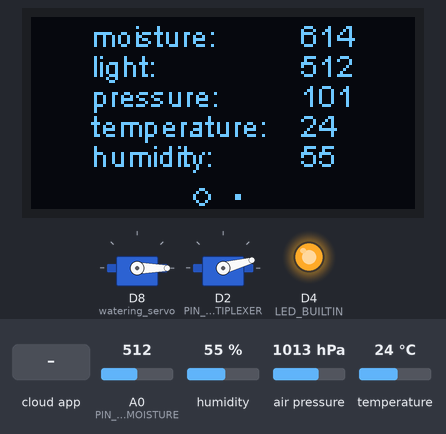
A sketch run on a simulated ESP8266 (NodeMCU). On the bench: 128×64 one-colour display, 2 × servo, output pins drawn as LEDs (lit = HIGH, except the on-board LED, lit = LOW). Wiring (inferred from the names in the program): servo: signal D2. The inputs (shaded band) are chosen by the test bench; at power-on: A0 (PIN_SOIL_MOISTURE) = 512, humidity 55 %, air pressure 1013 hPa, temperature 24 °C. WiFi joins after 1.5 s; servers stay silent unless stated; network time is answered at once with the bench clock; the local clock reads 2024-03-15 10:24:30 at power-on unless the sketch sets it; EEPROM starts erased; no MQTT or app messages arrive unless stated; servo pulses on a pin are drawn as a servo (544–2400 µs = 0–180°); pins used as bus, display or sensor lines are not drawn; what the sketch prints to the serial monitor is not drawn.

Above: at 2.7 s.
2.8 s: A0 (PIN_SOIL_MOISTURE) set to 99
At 5.01 s:
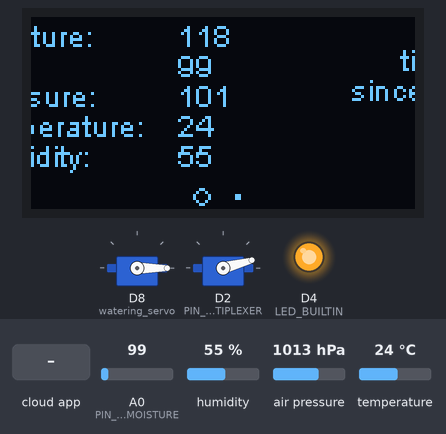
5.8 s: A0 (PIN_SOIL_MOISTURE) set to 81
At 7.2 s:
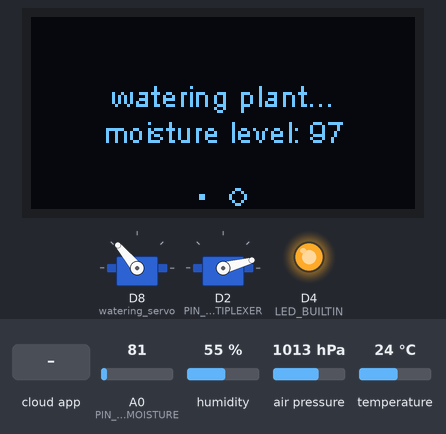
8.8 s: the phone or cloud app sets give-water to 0
At 9.9 s:
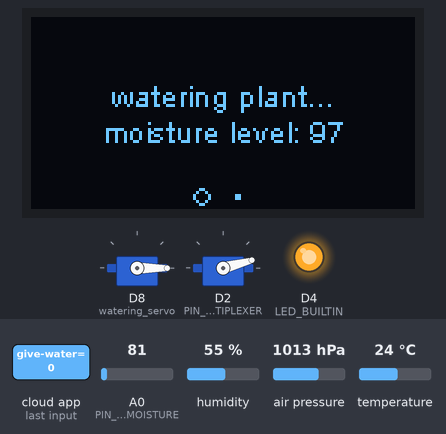
10.9 s: the phone or cloud app sets gesture to 0
At 13.7 s:
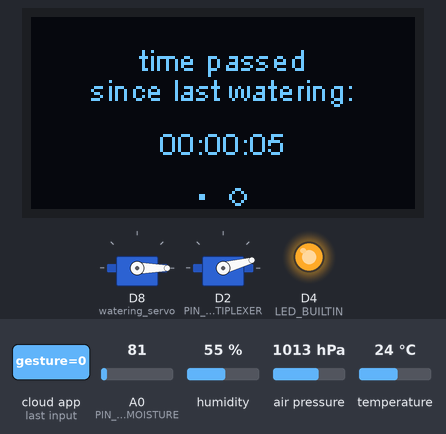
13.8 s: the phone or cloud app sets renew-sensors to 0
16.1 s: the phone or cloud app sets give-water to 1
At 17.7 s:
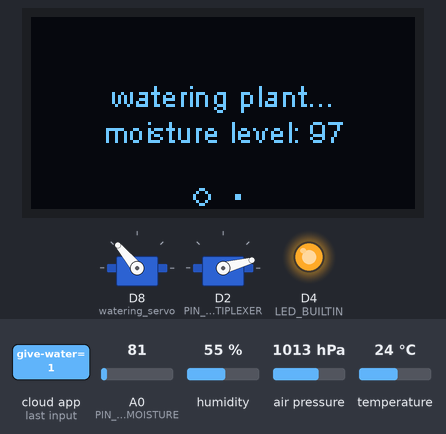
Timing chart, 0 to 19.2 s (numbered marks = the images above; inputs shaded):
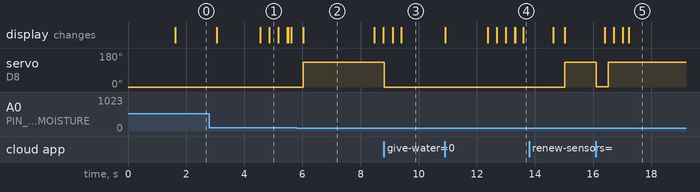

The sketch:

node-mcu.ino
```cpp
#include "env-variables.h"

// EEPROM
#include <EEPROM.h>

// Bounce
#include <Bounce2.h>

// Timer
#include <SimpleTimer.h>
SimpleTimer publish_sensor_values_timer;

// OLED
#include <Wire.h>
#include <SSD1306Wire.h>

// UI
#include <OLEDDisplayUi.h>

// WIFI AND MQTT
#include <ESP8266WiFi.h>
#include <Adafruit_MQTT.h>
#include <Adafruit_MQTT_Client.h>
#include <WiFiUdp.h>
WiFiClientSecure client;
Adafruit_MQTT_Client mqtt(&client, AIO_SERVER, AIO_SERVERPORT, AIO_USERNAME, AIO_KEY);

// NTP client
#include <NTPClient.h>
WiFiUDP ntpUDP;
NTPClient timeClient(ntpUDP, "ntp.cs.uu.nl"); // UU FOR THE WIN!

// Time
#include <Time.h>
#include <TimeLib.h>
time_t last_time_water_given;
time_t time_passed_since_last_time_water_given;
int eeprom_last_time_water_given_address = 0;

// BME280
#include <Adafruit_Sensor.h>
#include <Adafruit_BME280.h>
Adafruit_BME280 bme;

// Watering system
#include <Servo.h>

/**
 * Publishers
 */
Adafruit_MQTT_Publish soil_moisture_publisher = Adafruit_MQTT_Publish(&mqtt, "plant/treeminator/soil-moisture", 0);
Adafruit_MQTT_Publish light_publisher = Adafruit_MQTT_Publish(&mqtt, "plant/treeminator/light", 0);
Adafruit_MQTT_Publish pressure_publisher = Adafruit_MQTT_Publish(&mqtt, "plant/treeminator/pressure", 0);
Adafruit_MQTT_Publish temperature_publisher = Adafruit_MQTT_Publish(&mqtt, "plant/treeminator/temperature", 0);
Adafruit_MQTT_Publish humidity_publisher = Adafruit_MQTT_Publish(&mqtt, "plant/treeminator/humidity", 0);
Adafruit_MQTT_Publish mode_publisher = Adafruit_MQTT_Publish(&mqtt, "plant/treeminator/mode", 0);
Adafruit_MQTT_Publish give_water_publisher = Adafruit_MQTT_Publish(&mqtt, "plant/treeminator/give-water", 0);

/**
 * Subscribers
 */
Adafruit_MQTT_Subscribe button_subscriber = Adafruit_MQTT_Subscribe(&mqtt, "plant/treeminator/give-water", 0);
Adafruit_MQTT_Subscribe gesture_subscriber = Adafruit_MQTT_Subscribe(&mqtt, "plant/treeminator/gesture", 0);
Adafruit_MQTT_Subscribe renew_sensor_values_subscriber = Adafruit_MQTT_Subscribe(&mqtt, "plant/treeminator/renew-sensors", 0);

uint32_t x = 0;
void MQTT_connect();

// PINS
int PIN_MULTIPLEXER = D2;
int PIN_SOIL_MOISTURE = A0;
int PIN_LIGHT = A0;
int PIN_SDA = D6;
int PIN_SCL = D7;

enum system_status {
  manual,
  automatic
};
enum watering_status {
  watering,
  rest
};
int current_system_status = system_status::automatic;
int current_watering_status = watering_status::rest;
Bounce system_status_switch = Bounce();

/**
 * Soil Moisture sensor
 */
class light_sensor {
  public:
  static int read() {
    // set multiplexer board to LOW
    digitalWrite(PIN_MULTIPLEXER, LOW);
    return analogRead(PIN_LIGHT);
  }
};

/**
 * OLED display
 */
int global_soil_moisture = 0;
int global_light = 0;
int global_pressure = 0;
int global_temperature = 0;
int global_humidity = 0;
SSD1306Wire ssd1306_oled_display(0x3c, D6, D7);
OLEDDisplayUi ssd1306_oled_display_ui(&ssd1306_oled_display);

/**
 * Watering system
 */
Servo watering_servo;
class watering_system {
  public:
  static int position;
  static void go_to(int value) {
    if (value != position) {
      watering_servo.write(value);
      // if transitioning from watering to not watering, last time water given should be set.
      if (watering_system::position == 130 && value == 0) {
        last_time_water_given = now();
        EEPROM.put(eeprom_last_time_water_given_address, last_time_water_given);
        EEPROM.commit();
      }
      watering_system::position = value;
    }
  }
  static void go_to_rest_position() {
    give_water_publisher.publish(0);
    watering_system::go_to(0);
    current_watering_status = watering_status::rest;
  }
  static void go_to_watering_position() {
    if (now() - last_time_water_given > 5) {
      give_water_publisher.publish(130);
      watering_system::go_to(130);
      current_watering_status = watering_status::watering;
    }
  }
  static void has_enough_water(int moisture_level) {
    // if the mode is not automatic, it should not do anything
    if (current_system_status != system_status::automatic) {
      return;
    }
    if (moisture_level < 110) {
      watering_system::go_to_watering_position();
    } else {
      watering_system::go_to_rest_position();
    }
  }
};
int watering_system::position = 0;

/**
 * Soil Moisture sensor
 */
class soil_moisture_sensor {
  public:
  static int read_once() {
    digitalWrite(PIN_MULTIPLEXER, HIGH);
    int value = analogRead(PIN_SOIL_MOISTURE);
    return value;
  }
  static int read() {
    // set multiplexer board to HIGH
    int total = 0;
    int total_readings = 5;

    for(int i = 0; i <= total_readings; i++) {
      total += soil_moisture_sensor::read_once();
    }
    // turn off soil moisture sensor when done reading
    digitalWrite(PIN_MULTIPLEXER, LOW);
    watering_system::has_enough_water(total / total_readings);
    return total / total_readings;
  }
};

/**
 * System status LED
 */
class system_status_led {
  public:
  static void display_current_status() {
    // check if button has updated
    system_status_switch.update();
    if (!system_status_switch.fell()) {
      return;
    }

    // turn led in the correct status
    current_system_status = !current_system_status;
    if (current_system_status == system_status::automatic) {
      mode_publisher.publish("automatic");
      digitalWrite(LED_BUILTIN, LOW);    // turn the LED off by making the voltage LOW
    } else {
      mode_publisher.publish("manual");
      watering_system::go_to_rest_position();
      digitalWrite(LED_BUILTIN, HIGH);   // turn the LED on (HIGH is the voltage level)
    }
  }
};

/**
 * Outside connection
 */
class outside_connection {
  public:
  static void connect_internet() {
    // return if connected
    if (WiFi.status() == WL_CONNECTED) {
      return;
    }

    Serial.print("Connecting to ");
    Serial.println(WLAN_SSID);
    WiFi.begin(WLAN_SSID, WLAN_PASS);
    while (WiFi.status() != WL_CONNECTED) {
      delay(500); // DELAY IN EXAMPLE VAN LIBRARY
      Serial.print(".");
    }
    Serial.println();
    Serial.println("WiFi connected");
    Serial.println("IP address: "); Serial.println(WiFi.localIP());
    mqtt.subscribe(&button_subscriber);
    mqtt.subscribe(&gesture_subscriber);
    mqtt.subscribe(&renew_sensor_values_subscriber);
  }

  static void connect_mqtt() {
    // return if connected
    if (mqtt.connected()) {
      return;
    }

    int8_t ret;
    Serial.print("Connecting to MQTT... ");
    uint8_t retries = 3;
    while ((ret = mqtt.connect()) != 0) {
        Serial.println(mqtt.connectErrorString(ret));
        Serial.println("Retrying MQTT connection in 5 seconds...");
        mqtt.disconnect();
        delay(5000); // DELAY IN EXAMPLE VAN LIBRARY
        retries--;
        if (retries == 0) {
          while (1);
        }
    }
    Serial.println("MQTT Connected!");
  }

  static void check_subscription() {
    Adafruit_MQTT_Subscribe *subscription;
    subscription = mqtt.readSubscription();
    if (subscription == &button_subscriber) {
      watering_system::go_to(String((char *)button_subscriber.lastread).toInt());
    }
    if (subscription == &gesture_subscriber) {
      Serial.println("Recieved a gesture of finger count");
      int finger_count = ((char *)gesture_subscriber.lastread)[10] - '0';
      if (finger_count == 2) {
        watering_system::go_to_watering_position();
      } else {
        watering_system::go_to_rest_position();
      }
    }
    if (subscription == &renew_sensor_values_subscriber) {
      Serial.println("Renewing sensor values on command");
      outside_connection::publish_sensor_values();
    }
  }

  static void publish_sensor_values() {
    global_soil_moisture = soil_moisture_sensor::read();
    global_light = light_sensor::read();
    global_pressure = bme.readPressure() / 1000;
    global_temperature = bme.readTemperature();
    global_humidity = bme.readHumidity();
    outside_connection::publish(soil_moisture_publisher, soil_moisture_sensor::read());
    outside_connection::publish(light_publisher, light_sensor::read());
    outside_connection::publish(pressure_publisher, bme.readPressure() / 1000);
    outside_connection::publish(temperature_publisher, bme.readTemperature());
    outside_connection::publish(humidity_publisher, bme.readHumidity());
  }

  static void publish(Adafruit_MQTT_Publish publisher, int value) {
    if (! publisher.publish(value)) {
      Serial.println("Sending to broker failed.");
    }
  }
};

/**
 * UI frames
 */
void screen_test1(OLEDDisplay *display, OLEDDisplayUiState* state, int16_t x, int16_t y) {
  if (current_watering_status == watering_status::rest) {
    display->setTextAlignment(TEXT_ALIGN_LEFT);
    display->setFont(ArialMT_Plain_10);
    display->drawString(15 + 5 + x, 0 + y,   "moisture:");
    display->drawString(15 + 75 + x, 0 + y,  String(global_soil_moisture));
    display->drawString(15 + 5 + x, 10 + y,  "light:");
    display->drawString(15 + 75 + x, 10 + y, String(global_light));
    display->drawString(15 + 5 + x, 20 + y,  "pressure:");
    display->drawString(15 + 75 + x, 20 + y, String(global_pressure));
    display->drawString(15 + 5 + x, 30 + y,  "temperature:");
    display->drawString(15 + 75 + x, 30 + y, String(global_temperature));
    display->drawString(15 + 5 + x, 40 + y,  "humidity:");
    display->drawString(15 + 75 + x, 40 + y, String(global_humidity));
  } else {
    display->setTextAlignment(TEXT_ALIGN_CENTER);
    display->setFont(ArialMT_Plain_10);
    display->drawString(64 + x, 20 + y, "watering plant...");
    display->drawString(64 + x, 32 + y, "moisture level: " + String(global_soil_moisture));
  }
}
void screen_test2(OLEDDisplay *display, OLEDDisplayUiState* state, int16_t x, int16_t y) {
  if (current_watering_status == watering_status::rest) {
    display->setTextAlignment(TEXT_ALIGN_CENTER);
    display->setFont(ArialMT_Plain_10);
    time_passed_since_last_time_water_given = now() - last_time_water_given;
    display->drawString(64 + x, 8 + y, "time passed");
    display->drawString(64 + x, 18 + y, "since last watering:");
    int i_hour = hour(time_passed_since_last_time_water_given);
    String s_hour = (i_hour < 10) ? "0" + String(i_hour) : String(i_hour);
    int i_minute = minute(time_passed_since_last_time_water_given);
    String s_minute = (i_minute < 10) ? "0" + String(i_minute) : String(i_minute);
    int i_second = second(time_passed_since_last_time_water_given);
    String s_second = (i_second < 10) ? "0" + String(i_second) : String(i_second);
    display->drawString(64 + x, 36 + y, s_hour + ":" + s_minute + ":" + s_second);
  } else {
    display->setTextAlignment(TEXT_ALIGN_CENTER);
    display->setFont(ArialMT_Plain_10);
    display->drawString(64 + x, 20 + y, "watering plant...");
    display->drawString(64 + x, 32 + y, "moisture level: " + String(global_soil_moisture));
  }
}
FrameCallback frames[] = { screen_test1, screen_test2 };
int frames_length = 2;
const uint8_t activeSymbol[] PROGMEM = {
    B00000000,
    B00000000,
    B00011000,
    B00100100,
    B01000010,
    B01000010,
    B00100100,
    B00011000
};

const uint8_t inactiveSymbol[] PROGMEM = {
    B00000000,
    B00000000,
    B00000000,
    B00000000,
    B00011000,
    B00011000,
    B00000000,
    B00000000
};

/**
 * Setup
 */
void setup() {
  Serial.begin(115200);
  // flash button
  pinMode(D3, INPUT_PULLUP);
  system_status_switch.attach(D3);
  system_status_switch.interval(5);
  // Initialise oled screen
  ssd1306_oled_display_ui.setTargetFPS(60);
  ssd1306_oled_display_ui.setActiveSymbol(activeSymbol);
  ssd1306_oled_display_ui.setInactiveSymbol(inactiveSymbol);
  ssd1306_oled_display_ui.setIndicatorPosition(BOTTOM);
  ssd1306_oled_display_ui.setIndicatorDirection(LEFT_RIGHT);
  ssd1306_oled_display_ui.setFrameAnimation(SLIDE_LEFT);
  ssd1306_oled_display_ui.setFrames(frames, frames_length);
  ssd1306_oled_display_ui.setTimePerFrame(3000);
  ssd1306_oled_display_ui.setTimePerTransition(1000);
  ssd1306_oled_display_ui.enableAutoTransition();
  ssd1306_oled_display_ui.init();
  ssd1306_oled_display.flipScreenVertically();
  // Set pin mode for multiplexer pin
  pinMode(PIN_MULTIPLEXER, OUTPUT);
  // Set pin mode for onboard led
  pinMode(LED_BUILTIN, OUTPUT);
  // Analog pin for light sensor and soil moisture sensor
  pinMode(A0, INPUT);
  // Set pin for watering system
  watering_servo.attach(D8);
  watering_servo.write(0);
  // Setup wire protocol
  Wire.begin(PIN_SDA, PIN_SCL);
  if (!bme.begin(&Wire)) {
      Serial.println("Could not find a valid BME280 sensor, check wiring!");
      while (1);
  }
  // EEPROM
  EEPROM.begin(512);
  EEPROM.get(eeprom_last_time_water_given_address, last_time_water_given);
  // Set timer for publishing values
  publish_sensor_values_timer.setInterval(500, outside_connection::publish_sensor_values);
  // connect mqtt and wifi
  outside_connection::connect_internet();
  outside_connection::connect_mqtt();
  // Set time from NTP library
  timeClient.begin();
  timeClient.update();
  setTime(timeClient.getEpochTime());
}

/**
 * Loop
 */
void loop() {
  // connect mqtt and wifi
  outside_connection::connect_internet();
  outside_connection::connect_mqtt();

  // update the oled ui
  ssd1306_oled_display_ui.update();
  system_status_led::display_current_status();

  // publish found values to mqtt broker
  publish_sensor_values_timer.run();

  // check if there are any new values from subscriptions
  outside_connection::check_subscription();
}
```

env-variables-example.h
```cpp
#ifndef WLAN_SSID
#define WLAN_SSID "example"
#endif

#ifndef WLAN_PASS
#define WLAN_PASS "example"
#endif

#ifndef AIO_SERVER
#define AIO_SERVER "example"
#endif

#ifndef AIO_SERVERPORT
#define AIO_SERVERPORT 0
#endif

#ifndef AIO_USERNAME
#define AIO_USERNAME "example"
#endif

#ifndef AIO_KEY
#define AIO_KEY "example"
#endif
```

Measured:
- the behaviour switches between 92 and 91 on A0 (PIN_SOIL_MOISTURE) (found by bisection; images 1 and 2)
- after the input at 5.8 s, servo on D8 (watering_servo): 0° → 130° after 0.23 s; the display: changes after 0.24 s (image 2)
- after the input at 8.8 s, servo on D8 (watering_servo): 130° → 0° at once
- after the input at 10.9 s, the display: first changes at once (image 4 shows a later state)
- after the input at 16.1 s, servo on D8 (watering_servo): 130° → 1° at once, → 130° 0.42 s later
- what the display in image 2 shows lasts 2.5 s, from 6.0 s to 8.5 s
